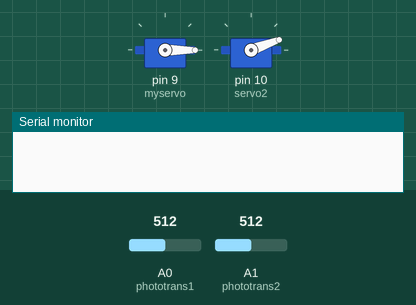
A sketch run on a simulated Arduino Uno, built with avr-gcc and run on an emulated ATmega328P. Shown: 2 × servo, the last lines printed to the serial monitor. Inputs (shaded band) come from the test bench; at power-on: A0 (phototrans1) = 512, A1 (phototrans2) = 512.

Above: at 0.1 s.
At 7.1 s:
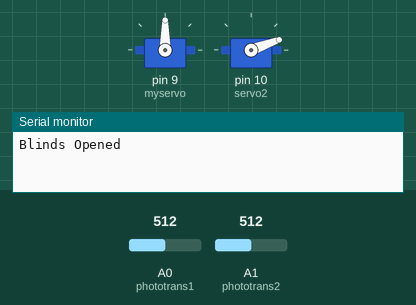
Timing chart, 0 to 8.6 s (numbered marks = the images above):
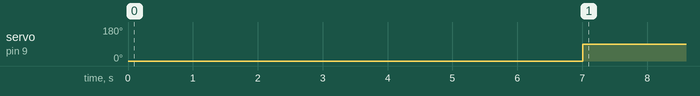

The sketch:

phototrans.ino
```cpp
int phototrans1 = A0;
int phototrans2 = A1;
int reading = 0;
int redLED = 4;
bool closed = true;
#include <Servo.h>
Servo myservo;
Servo servo2;
void setup() {
  // put your setup code here, to run once:
  pinMode(phototrans1,INPUT);
  pinMode(phototrans2,INPUT);
  myservo.attach(9);
  servo2.attach(10);
  Serial.begin(9600);

}

bool getSamples() {
  int count = 0;
  for (int i = 0; i < 50; i++) {
    reading = analogRead(phototrans2);

    if (reading > 750) {
      count++;
    }
    int second = analogRead(phototrans1);
    if (second > 750) {
      count++;
    }
    }
    if (count >= 75) {
      return false;
    } else {
      return true;
    }
}


void closeBlinds() {
  myservo.write(180);
  servo2.write(158);
  delay(7000);
  //myservo.write(889);
  closed = true;
  Serial.println("Blinds closed");
}

void openBlinds() {
  myservo.write(0);
  servo2.write(20);
  delay(7000);
  closed = false;
  Serial.println("Blinds Opened");
}

int getAvgReading(int val, int val2) {
  int avg = (val + val2)/2;
  return avg;
}

void loop() {
  unsigned long currentTime = millis();
     bool shouldOpen = getSamples();
  if (closed) {
    if (shouldOpen) {
        openBlinds();
        myservo.write(90);
        delay(120000);
    } else {
      myservo.write(90);
    }
  } else {
    if (shouldOpen) {
      myservo.write(90);
    } else {
        closeBlinds();
        myservo.write(90);
        delay(120000);
    }
  }
  delay(100);

}
```

Measured:
- by itself, servo on pin 9 (myservo): 0° → 90° at 7.0 s
